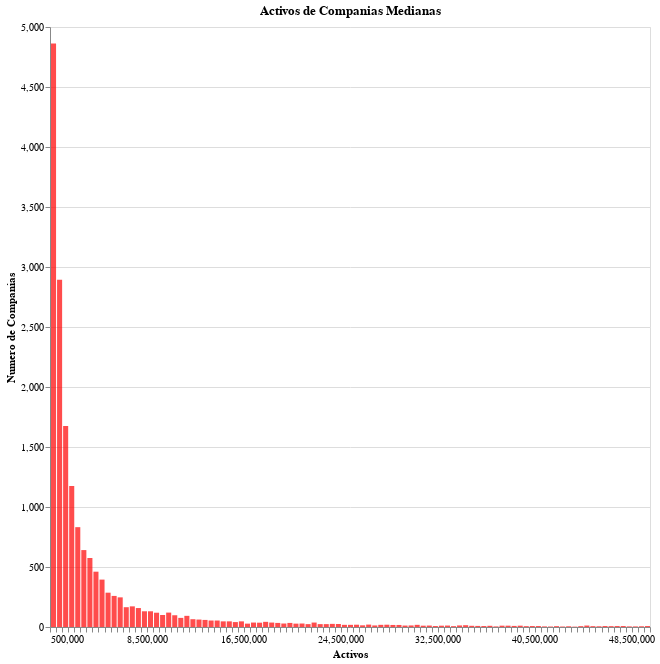

Notebook source saved alongside this figure:
### Code cell
make_bar_chart(df_medium, title='Activos de Companias Medianas', color='red')

### Figure 1 — Vega specification as saved in the notebook (floating-point values rounded to 4 significant figures)
{"$schema": "https://vega.github.io/schema/vega/v5.json", "data": [{"name": "param_43_store"}, {"name": "param_44_store"}, {"name": "source_0", "values": [{"__count": 6, "bin_maxbins_100_activos_value": 49000000.0, "bin_maxbins_100_activos_value_end": 49500000.0}, {"__count": 8, "bin_maxbins_100_activos_value": 46000000.0, "bin_maxbins_100_activos_value_end": 46500000.0}, {"__count": 36, "bin_maxbins_100_activos_value": 17500000.0, "bin_maxbins_100_activos_value_end": 18000000.0}, {"__count": 26, "bin_maxbins_100_activos_value": 23500000.0, "bin_maxbins_100_activos_value_end": 24000000.0}, {"__count": 12, "bin_maxbins_100_activos_value": 44500000.0, "bin_maxbins_100_activos_value_end": 45000000.0}, {"__count": 8, "bin_maxbins_100_activos_value": 40500000.0, "bin_maxbins_100_activos_value_end": 41000000.0}, {"__count": 7, "bin_maxbins_100_activos_value": 33500000.0, "bin_maxbins_100_activos_value_end": 34000000.0}, {"__count": 8, "bin_maxbins_100_activos_value": 49500000.0, "bin_maxbins_100_activos_value_end": 50000000.0}, {"__count": 6, "bin_maxbins_100_activos_value": 45500000.0, "bin_maxbins_100_activos_value_end": 46000000.0}, {"__count": 8, "bin_maxbins_100_activos_value": 47000000.0, "bin_maxbins_100_activos_value_end": 47500000.0}, {"__count": 19, "bin_maxbins_100_activos_value": 28000000.0, "bin_maxbins_100_activos_value_end": 28500000.0}, {"__count": 4, "bin_maxbins_100_activos_value": 42500000.0, "bin_maxbins_100_activos_value_end": 43000000.0}, {"__count": 7, "bin_maxbins_100_activos_value": 44000000.0, "bin_maxbins_100_activos_value_end": 44500000.0}, {"__count": 37, "bin_maxbins_100_activos_value": 17000000.0, "bin_maxbins_100_activos_value_end": 17500000.0}, {"__count": 12, "bin_maxbins_100_activos_value": 33000000.0, "bin_maxbins_100_activos_value_end": 33500000.0}, {"__count": 131, "bin_maxbins_100_activos_value": 8500000.0, "bin_maxbins_100_activos_value_end": 9000000.0}, {"__count": 34, "bin_maxbins_100_activos_value": 20000000.0, "bin_maxbins_100_activos_value_end": 20500000.0}, {"__count": 18, "bin_maxbins_100_activos_value": 30500000.0, "bin_maxbins_100_activos_value_end": 31000000.0}, {"__count": 13, "bin_maxbins_100_activos_value": 30000000.0, "bin_maxbins_100_activos_value_end": 30500000.0}, {"__count": 5, "bin_maxbins_100_activos_value": 48500000.0, "bin_maxbins_100_activos_value_end": 49000000.0}, {"__count": 158, "bin_maxbins_100_activos_value": 7500000.0, "bin_maxbins_100_activos_value_end": 8000000.0}, {"__count": 29, "bin_maxbins_100_activos_value": 21000000.0, "bin_maxbins_100_activos_value_end": 21500000.0}, {"__count": 11, "bin_maxbins_100_activos_value": 39000000.0, "bin_maxbins_100_activos_value_end": 39500000.0}, {"__count": 98, "bin_maxbins_100_activos_value": 10500000.0, "bin_maxbins_100_activos_value_end": 11000000.0}, {"__count": 15, "bin_maxbins_100_activos_value": 34500000.0, "bin_maxbins_100_activos_value_end": 35000000.0}, {"__count": 7, "bin_maxbins_100_activos_value": 46500000.0, "bin_maxbins_100_activos_value_end": 47000000.0}, {"__count": 47, "bin_maxbins_100_activos_value": 16000000.0, "bin_maxbins_100_activos_value_end": 16500000.0}, {"__count": 7, "bin_maxbins_100_activos_value": 45000000.0, "bin_maxbins_100_activos_value_end": 45500000.0}, {"__count": 62, "bin_maxbins_100_activos_value": 12500000.0, "bin_maxbins_100_activos_value_end": 13000000.0}, {"__count": 20, "bin_maxbins_100_activos_value": 26500000.0, "bin_maxbins_100_activos_value_end": 27000000.0}, {"__count": 18, "bin_maxbins_100_activos_value": 27500000.0, "bin_maxbins_100_activos_value_end": 28000000.0}, {"__count": 5, "bin_maxbins_100_activos_value": 41000000.0, "bin_maxbins_100_activos_value_end": 41500000.0}, {"__count": 4, "bin_maxbins_100_activos_value": 41500000.0, "bin_maxbins_100_activos_value_end": 42000000.0}, {"__count": 8, "bin_maxbins_100_activos_value": 47500000.0, "bin_maxbins_100_activos_value_end": 48000000.0}, {"__count": 6, "bin_maxbins_100_activos_value": 43000000.0, "bin_maxbins_100_activos_value_end": 43500000.0}, {"__count": 11, "bin_maxbins_100_activos_value": 32500000.0, "bin_maxbins_100_activos_value_end": 33000000.0}, {"__count": 17, "bin_maxbins_100_activos_value": 28500000.0, "bin_maxbins_100_activos_value_end": 29000000.0}, {"__count": 13, "bin_maxbins_100_activos_value": 34000000.0, "bin_maxbins_100_activos_value_end": 34500000.0}, {"__count": 7, "bin_maxbins_100_activos_value": 42000000.0, "bin_maxbins_100_activos_value_end": 42500000.0}, {"__count": 10, "bin_maxbins_100_activos_value": 36500000.0, "bin_maxbins_100_activos_value_end": 37000000.0}, {"__count": 19, "bin_maxbins_100_activos_value": 25500000.0, "bin_maxbins_100_activos_value_end": 26000000.0}, {"__count": 9, "bin_maxbins_100_activos_value": 35500000.0, "bin_maxbins_100_activos_value_end": 36000000.0}, {"__count": 9, "bin_maxbins_100_activos_value": 38500000.0, "bin_maxbins_100_activos_value_end": 39000000.0}, {"__count": 8, "bin_maxbins_100_activos_value": 40000000.0, "bin_maxbins_100_activos_value_end": 40500000.0}, {"__count": 24, "bin_maxbins_100_activos_value": 22500000.0, "bin_maxbins_100_activos_value_end": 23000000.0}, {"__count": 8, "bin_maxbins_100_activos_value": 36000000.0, "bin_maxbins_100_activos_value_end": 36500000.0}, {"__count": 575, "bin_maxbins_100_activos_value": 3500000.0, "bin_maxbins_100_activos_value_end": 4000000.0}, {"__count": 5, "bin_maxbins_100_activos_value": 48000000.0, "bin_maxbins_100_activos_value_end": 48500000.0}, {"__count": 119, "bin_maxbins_100_activos_value": 9000000.0, "bin_maxbins_100_activos_value_end": 9500000.0}, {"__count": 10, "bin_maxbins_100_activos_value": 35000000.0, "bin_maxbins_100_activos_value_end": 35500000.0}, {"__count": 54, "bin_maxbins_100_activos_value": 14000000.0, "bin_maxbins_100_activos_value_end": 14500000.0}, {"__count": 17, "bin_maxbins_100_activos_value": 29000000.0, "bin_maxbins_100_activos_value_end": 29500000.0}, {"__count": 5, "bin_maxbins_100_activos_value": 37000000.0, "bin_maxbins_100_activos_value_end": 37500000.0}, {"__count": 47, "bin_maxbins_100_activos_value": 14500000.0, "bin_maxbins_100_activos_value_end": 15000000.0}, {"__count": 25, "bin_maxbins_100_activos_value": 24000000.0, "bin_maxbins_100_activos_value_end": 24500000.0}, {"__count": 34, "bin_maxbins_100_activos_value": 19000000.0, "bin_maxbins_100_activos_value_end": 19500000.0}, {"__count": 172, "bin_maxbins_100_activos_value": 7000000.0, "bin_maxbins_100_activos_value_end": 7500000.0}, {"__count": 131, "bin_maxbins_100_activos_value": 8000000.0, "bin_maxbins_100_activos_value_end": 8500000.0}, {"__count": 93, "bin_maxbins_100_activos_value": 11500000.0, "bin_maxbins_100_activos_value_end": 12000000.0}, {"__count": 165, "bin_maxbins_100_activos_value": 6500000.0, "bin_maxbins_100_activos_value_end": 7000000.0}, {"__count": 11, "bin_maxbins_100_activos_value": 38000000.0, "bin_maxbins_100_activos_value_end": 38500000.0}, {"__count": 11, "bin_maxbins_100_activos_value": 37500000.0, "bin_maxbins_100_activos_value_end": 38000000.0}, {"__count": 11, "bin_maxbins_100_activos_value": 31000000.0, "bin_maxbins_100_activos_value_end": 31500000.0}, {"__count": 3, "bin_maxbins_100_activos_value": 43500000.0, "bin_maxbins_100_activos_value_end": 44000000.0}, {"__count": 14, "bin_maxbins_100_activos_value": 26000000.0, "bin_maxbins_100_activos_value_end": 26500000.0}, {"__count": 247, "bin_maxbins_100_activos_value": 6000000.0, "bin_maxbins_100_activos_value_end": 6500000.0}, {"__count": 7, "bin_maxbins_100_activos_value": 39500000.0, "bin_maxbins_100_activos_value_end": 40000000.0}, {"__count": 13, "bin_maxbins_100_activos_value": 27000000.0, "bin_maxbins_100_activos_value_end": 27500000.0}, {"__count": 43, "bin_maxbins_100_activos_value": 18000000.0, "bin_maxbins_100_activos_value_end": 18500000.0}, {"__count": 8, "bin_maxbins_100_activos_value": 32000000.0, "bin_maxbins_100_activos_value_end": 32500000.0}, {"__count": 12, "bin_maxbins_100_activos_value": 31500000.0, "bin_maxbins_100_activos_value_end": 32000000.0}, {"__count": 24, "bin_maxbins_100_activos_value": 23000000.0, "bin_maxbins_100_activos_value_end": 23500000.0}, {"__count": 120, "bin_maxbins_100_activos_value": 10000000.0, "bin_maxbins_100_activos_value_end": 10500000.0}, {"__count": 24, "bin_maxbins_100_activos_value": 21500000.0, "bin_maxbins_100_activos_value_end": 22000000.0}, {"__count": 29, "bin_maxbins_100_activos_value": 19500000.0, "bin_maxbins_100_activos_value_end": 20000000.0}, {"__count": 12, "bin_maxbins_100_activos_value": 29500000.0, "bin_maxbins_100_activos_value_end": 30000000.0}, {"__count": 18, "bin_maxbins_100_activos_value": 25000000.0, "bin_maxbins_100_activos_value_end": 25500000.0}, {"__count": 37, "bin_maxbins_100_activos_value": 18500000.0, "bin_maxbins_100_activos_value_end": 19000000.0}, {"__count": 395, "bin_maxbins_100_activos_value": 4500000.0, "bin_maxbins_100_activos_value_end": 5000000.0}, {"__count": 37, "bin_maxbins_100_activos_value": 22000000.0, "bin_maxbins_100_activos_value_end": 22500000.0}, {"__count": 54, "bin_maxbins_100_activos_value": 13500000.0, "bin_maxbins_100_activos_value_end": 14000000.0}, {"__count": 832, "bin_maxbins_100_activos_value": 2500000.0, "bin_maxbins_100_activos_value_end": 3000000.0}, {"__count": 59, "bin_maxbins_100_activos_value": 13000000.0, "bin_maxbins_100_activos_value_end": 13500000.0}, {"__count": 28, "bin_maxbins_100_activos_value": 20500000.0, "bin_maxbins_100_activos_value_end": 21000000.0}, {"__count": 28, "bin_maxbins_100_activos_value": 16500000.0, "bin_maxbins_100_activos_value_end": 17000000.0}, {"__count": 18, "bin_maxbins_100_activos_value": 24500000.0, "bin_maxbins_100_activos_value_end": 25000000.0}, {"__count": 259, "bin_maxbins_100_activos_value": 5500000.0, "bin_maxbins_100_activos_value_end": 6000000.0}, {"__count": 47, "bin_maxbins_100_activos_value": 15000000.0, "bin_maxbins_100_activos_value_end": 15500000.0}, {"__count": 461, "bin_maxbins_100_activos_value": 4000000.0, "bin_maxbins_100_activos_value_end": 4500000.0}, {"__count": 41, "bin_maxbins_100_activos_value": 15500000.0, "bin_maxbins_100_activos_value_end": 16000000.0}, {"__count": 100, "bin_maxbins_100_activos_value": 9500000.0, "bin_maxbins_100_activos_value_end": 10000000.0}, {"__count": 641, "bin_maxbins_100_activos_value": 3000000.0, "bin_maxbins_100_activos_value_end": 3500000.0}, {"__count": 4862, "bin_maxbins_100_activos_value": 500000.0, "bin_maxbins_100_activos_value_end": 1000000.0}, {"__count": 2894, "bin_maxbins_100_activos_value": 1000000.0, "bin_maxbins_100_activos_value_end": 1500000.0}, {"__count": 286, "bin_maxbins_100_activos_value": 5000000.0, "bin_maxbins_100_activos_value_end": 5500000.0}, {"__count": 76, "bin_maxbins_100_activos_value": 11000000.0, "bin_maxbins_100_activos_value_end": 11500000.0}, {"__count": 65, "bin_maxbins_100_activos_value": 12000000.0, "bin_maxbins_100_activos_value_end": 12500000.0}, {"__count": 1174, "bin_maxbins_100_activos_value": 2000000.0, "bin_maxbins_100_activos_value_end": 2500000.0}, {"__count": 1674, "bin_maxbins_100_activos_value": 1500000.0, "bin_maxbins_100_activos_value_end": 2000000.0}]}, {"name": "source_0_y_domain___count", "values": [{"min": 3, "max": 4862}]}], "signals": [{"name": "bin_maxbins_100_activos_value_bins", "value": {"fields": ["activos_value"], "fname": "bin_activos_value", "start": 500000.0, "step": 500000.0, "stop": 50000000.0}}, {"name": "unit", "value": {}, "on": [{"events": "pointermove", "update": "isTuple(group()) ? group() : unit"}]}, {"name": "param_43", "update": "vlSelectionResolve(\"param_43_store\", \"union\", true, true)"}, {"name": "param_44", "update": "vlSelectionResolve(\"param_44_store\", \"union\")"}, {"name": "param_43_tuple", "on": [{"events": [{"source": "scope", "type": "click"}], "update": "datum && item().mark.marktype !== 'group' && indexof(item().mark.role, 'legend') < 0 && indexof(item().mark.name, 'param_44_brush') < 0 ? {unit: \"\", fields: param_43_tuple_fields, values: [(item().isVoronoi ? datum.datum : datum)[\"activos\"]]} : null", "force": true}, {"events": [{"source": "view", "type": "dblclick"}], "update": "null"}]}, {"name": "param_43_tuple_fields", "value": [{"type": "E", "field": "activos"}]}, {"name": "param_43_toggle", "value": false, "on": [{"events": [{"source": "scope", "type": "click"}], "update": "event.shiftKey"}, {"events": [{"source": "view", "type": "dblclick"}], "update": "false"}]}, {"name": "param_43_modify", "on": [{"events": {"signal": "param_43_tuple"}, "update": "modify(\"param_43_store\", param_43_toggle ? null : param_43_tuple, param_43_toggle ? null : true, param_43_toggle ? param_43_tuple : null)"}]}, {"name": "param_44_activos_value", "on": [{"events": [{"source": "view", "type": "dblclick"}], "update": "null"}, {"events": {"signal": "param_44_translate_delta"}, "update": "panLinear(param_44_translate_anchor.extent_x, -param_44_translate_delta.x / width)"}, {"events": {"signal": "param_44_zoom_delta"}, "update": "zoomLinear(domain(\"x\"), param_44_zoom_anchor.x, param_44_zoom_delta)"}]}, {"name": "param_44_tuple", "on": [{"events": [{"signal": "param_44_activos_value"}], "update": "param_44_activos_value ? {unit: \"\", fields: param_44_tuple_fields, values: [param_44_activos_value]} : null"}]}, {"name": "param_44_tuple_fields", "value": [{"field": "activos_value", "channel": "x", "type": "R"}]}, {"name": "param_44_translate_anchor", "value": {}, "on": [{"events": [{"source": "scope", "type": "pointerdown"}], "update": "{x: x(unit), y: y(unit), extent_x: domain(\"x\")}"}]}, {"name": "param_44_translate_delta", "value": {}, "on": [{"events": [{"source": "window", "between": [{"source": "scope", "type": "pointerdown"}, {"source": "window", "type": "pointerup"}], "type": "pointermove", "consume": true}], "update": "{x: param_44_translate_anchor.x - x(unit), y: param_44_translate_anchor.y - y(unit)}"}]}, {"name": "param_44_zoom_anchor", "on": [{"events": [{"source": "scope", "consume": true, "type": "wheel"}], "update": "{x: invert(\"x\", x(unit)), y: invert(\"y\", y(unit))}"}]}, {"name": "param_44_zoom_delta", "on": [{"events": [{"source": "scope", "consume": true, "type": "wheel"}], "update": "pow(1.001, event.deltaY * pow(16, event.deltaMode))", "force": true}]}, {"name": "param_44_modify", "on": [{"events": {"signal": "param_44_tuple"}, "update": "modify(\"param_44_store\", param_44_tuple, true)"}]}], "marks": [{"type": "rect", "name": "marks", "from": {"data": "source_0"}, "encode": {"update": {"x": {"field": "bin_maxbins_100_activos_value_end", "scale": "x", "offset": {"signal": "0.5 + (abs(scale(\"x\", datum[\"bin_maxbins_100_activos_value_end\"]) - scale(\"x\", datum[\"bin_maxbins_100_activos_value\"])) < 0.25 ? 0.5 * (0.25 - (abs(scale(\"x\", datum[\"bin_maxbins_100_activos_value_end\"]) - scale(\"x\", datum[\"bin_maxbins_100_activos_value\"])))) : -0.5)"}}, "y2": {"value": 0, "scale": "y"}, "tooltip": {"signal": "format(datum[\"__count\"], \"\")"}, "fill": {"value": "red"}, "x2": {"field": "bin_maxbins_100_activos_value", "scale": "x", "offset": {"signal": "0.5 + (abs(scale(\"x\", datum[\"bin_maxbins_100_activos_value_end\"]) - scale(\"x\", datum[\"bin_maxbins_100_activos_value\"])) < 0.25 ? -0.5 * (0.25 - (abs(scale(\"x\", datum[\"bin_maxbins_100_activos_value_end\"]) - scale(\"x\", datum[\"bin_maxbins_100_activos_value\"])))) : 0.5)"}}, "y": {"field": "__count", "scale": "y"}}}, "style": ["bar"], "clip": true, "interactive": true}], "scales": [{"name": "x", "type": "linear", "domain": {"signal": "[bin_maxbins_100_activos_value_bins.start, bin_maxbins_100_activos_value_bins.stop]"}, "range": [0, {"signal": "width"}], "bins": {"signal": "bin_maxbins_100_activos_value_bins"}, "zero": false, "domainRaw": {"signal": "param_44[\"activos_value\"]"}}, {"name": "y", "type": "linear", "domain": [{"signal": "(data(\"source_0_y_domain___count\")[0] || {}).min"}, {"signal": "(data(\"source_0_y_domain___count\")[0] || {}).max"}], "range": [{"signal": "height"}, 0], "zero": true, "nice": true}], "axes": [{"scale": "y", "domain": false, "labels": false, "minExtent": 0, "tickCount": {"signal": "ceil(height/40)"}, "grid": true, "ticks": false, "maxExtent": 0, "zindex": 0, "gridScale": "x", "aria": false, "orient": "left"}, {"scale": "x", "zindex": 0, "grid": false, "orient": "bottom", "labelFlush": true, "title": "Activos", "labelOverlap": true, "tickCount": {"signal": "ceil(width/10)"}}, {"scale": "y", "tickCount": {"signal": "ceil(height/40)"}, "title": "Numero de Companias", "grid": false, "orient": "left", "labelOverlap": true, "zindex": 0}], "title": {"text": "Activos de Companias Medianas", "frame": "group"}, "width": 600, "background": "white", "style": "cell", "height": 600, "config": {"mark": {"opacity": 0.7}}, "padding": 5}
